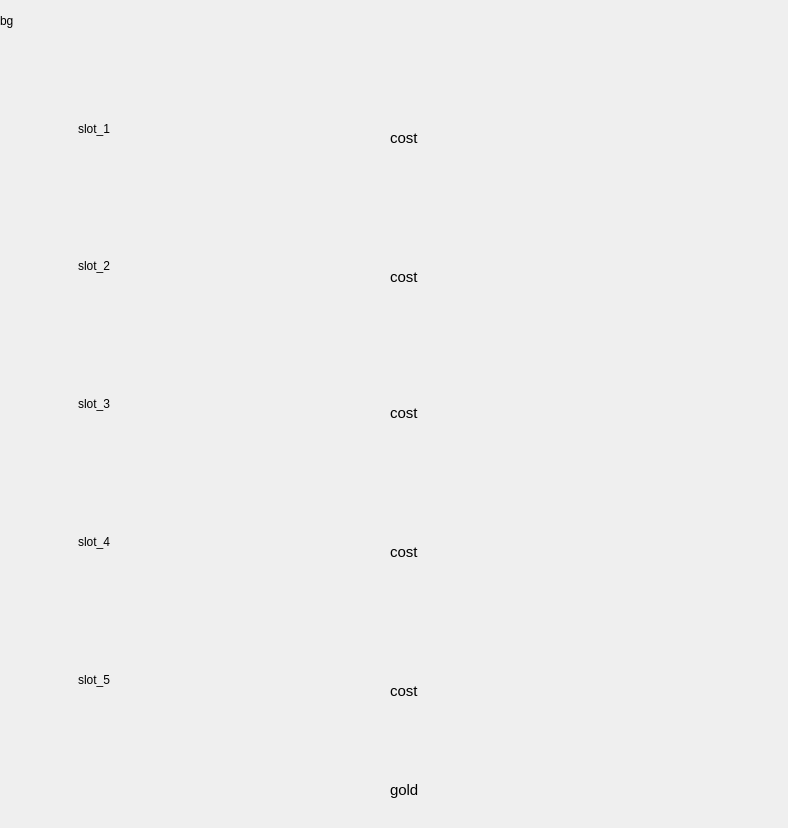
<?xml version="1.0" encoding="UTF-8"?>
<ui version="4.0">
 <class>HireMenu</class>
 <widget class="QMainWindow" name="HireMenu">
  <property name="geometry">
   <rect>
    <x>0</x>
    <y>0</y>
    <width>788</width>
    <height>828</height>
   </rect>
  </property>
  <property name="windowTitle">
   <string>HireMenu</string>
  </property>
  <widget class="QWidget" name="centralwidget">
   <widget class="QLabel" name="slot2">
    <property name="geometry">
     <rect>
      <x>78</x>
      <y>202</y>
      <width>105</width>
      <height>127</height>
     </rect>
    </property>
    <property name="frameShape">
     <enum>QFrame::NoFrame</enum>
    </property>
    <property name="frameShadow">
     <enum>QFrame::Raised</enum>
    </property>
    <property name="lineWidth">
     <number>1</number>
    </property>
    <property name="midLineWidth">
     <number>0</number>
    </property>
    <property name="text">
     <string>slot_2</string>
    </property>
   </widget>
   <widget class="QPushButton" name="pushButtonSlot1">
    <property name="geometry">
     <rect>
      <x>78</x>
      <y>65</y>
      <width>105</width>
      <height>127</height>
     </rect>
    </property>
    <property name="text">
     <string/>
    </property>
    <property name="flat">
     <bool>true</bool>
    </property>
   </widget>
   <widget class="QLabel" name="slot5">
    <property name="geometry">
     <rect>
      <x>78</x>
      <y>616</y>
      <width>105</width>
      <height>127</height>
     </rect>
    </property>
    <property name="frameShape">
     <enum>QFrame::NoFrame</enum>
    </property>
    <property name="frameShadow">
     <enum>QFrame::Raised</enum>
    </property>
    <property name="lineWidth">
     <number>1</number>
    </property>
    <property name="midLineWidth">
     <number>0</number>
    </property>
    <property name="text">
     <string>slot_5</string>
    </property>
   </widget>
   <widget class="QLabel" name="slot3">
    <property name="geometry">
     <rect>
      <x>78</x>
      <y>340</y>
      <width>105</width>
      <height>127</height>
     </rect>
    </property>
    <property name="frameShape">
     <enum>QFrame::NoFrame</enum>
    </property>
    <property name="frameShadow">
     <enum>QFrame::Raised</enum>
    </property>
    <property name="lineWidth">
     <number>1</number>
    </property>
    <property name="midLineWidth">
     <number>0</number>
    </property>
    <property name="text">
     <string>slot_3</string>
    </property>
   </widget>
   <widget class="QLabel" name="slot4">
    <property name="geometry">
     <rect>
      <x>78</x>
      <y>478</y>
      <width>105</width>
      <height>127</height>
     </rect>
    </property>
    <property name="frameShape">
     <enum>QFrame::NoFrame</enum>
    </property>
    <property name="frameShadow">
     <enum>QFrame::Raised</enum>
    </property>
    <property name="lineWidth">
     <number>1</number>
    </property>
    <property name="midLineWidth">
     <number>0</number>
    </property>
    <property name="text">
     <string>slot_4</string>
    </property>
   </widget>
   <widget class="QPushButton" name="pushButtonSlot3">
    <property name="geometry">
     <rect>
      <x>78</x>
      <y>340</y>
      <width>105</width>
      <height>127</height>
     </rect>
    </property>
    <property name="text">
     <string/>
    </property>
    <property name="flat">
     <bool>true</bool>
    </property>
   </widget>
   <widget class="QPushButton" name="pushButtonSlot5">
    <property name="geometry">
     <rect>
      <x>78</x>
      <y>616</y>
      <width>105</width>
      <height>127</height>
     </rect>
    </property>
    <property name="text">
     <string/>
    </property>
    <property name="flat">
     <bool>true</bool>
    </property>
   </widget>
   <widget class="QPushButton" name="pushButtonSlot4">
    <property name="geometry">
     <rect>
      <x>78</x>
      <y>478</y>
      <width>105</width>
      <height>127</height>
     </rect>
    </property>
    <property name="text">
     <string/>
    </property>
    <property name="flat">
     <bool>true</bool>
    </property>
   </widget>
   <widget class="QLabel" name="slot1">
    <property name="geometry">
     <rect>
      <x>78</x>
      <y>65</y>
      <width>105</width>
      <height>127</height>
     </rect>
    </property>
    <property name="frameShape">
     <enum>QFrame::NoFrame</enum>
    </property>
    <property name="frameShadow">
     <enum>QFrame::Raised</enum>
    </property>
    <property name="lineWidth">
     <number>1</number>
    </property>
    <property name="midLineWidth">
     <number>0</number>
    </property>
    <property name="text">
     <string>slot_1</string>
    </property>
   </widget>
   <widget class="QPushButton" name="pushButtonSlot2">
    <property name="geometry">
     <rect>
      <x>78</x>
      <y>202</y>
      <width>105</width>
      <height>127</height>
     </rect>
    </property>
    <property name="text">
     <string/>
    </property>
    <property name="flat">
     <bool>true</bool>
    </property>
   </widget>
   <widget class="QLabel" name="gifLabel1">
    <property name="geometry">
     <rect>
      <x>486</x>
      <y>65</y>
      <width>201</width>
      <height>127</height>
     </rect>
    </property>
    <property name="sizePolicy">
     <sizepolicy hsizetype="Preferred" vsizetype="Preferred">
      <horstretch>0</horstretch>
      <verstretch>0</verstretch>
     </sizepolicy>
    </property>
    <property name="frameShape">
     <enum>QFrame::Panel</enum>
    </property>
    <property name="frameShadow">
     <enum>QFrame::Sunken</enum>
    </property>
    <property name="lineWidth">
     <number>0</number>
    </property>
    <property name="text">
     <string/>
    </property>
    <property name="scaledContents">
     <bool>false</bool>
    </property>
    <property name="alignment">
     <set>Qt::AlignCenter</set>
    </property>
   </widget>
   <widget class="QLabel" name="gifLabel2">
    <property name="geometry">
     <rect>
      <x>486</x>
      <y>202</y>
      <width>201</width>
      <height>127</height>
     </rect>
    </property>
    <property name="frameShape">
     <enum>QFrame::Panel</enum>
    </property>
    <property name="frameShadow">
     <enum>QFrame::Sunken</enum>
    </property>
    <property name="lineWidth">
     <number>0</number>
    </property>
    <property name="text">
     <string/>
    </property>
    <property name="scaledContents">
     <bool>false</bool>
    </property>
    <property name="alignment">
     <set>Qt::AlignCenter</set>
    </property>
   </widget>
   <widget class="QLabel" name="gifLabel3">
    <property name="geometry">
     <rect>
      <x>486</x>
      <y>340</y>
      <width>201</width>
      <height>127</height>
     </rect>
    </property>
    <property name="frameShape">
     <enum>QFrame::Panel</enum>
    </property>
    <property name="frameShadow">
     <enum>QFrame::Sunken</enum>
    </property>
    <property name="lineWidth">
     <number>0</number>
    </property>
    <property name="text">
     <string/>
    </property>
    <property name="scaledContents">
     <bool>false</bool>
    </property>
    <property name="alignment">
     <set>Qt::AlignCenter</set>
    </property>
   </widget>
   <widget class="QLabel" name="gifLabel4">
    <property name="geometry">
     <rect>
      <x>486</x>
      <y>478</y>
      <width>201</width>
      <height>127</height>
     </rect>
    </property>
    <property name="frameShape">
     <enum>QFrame::Panel</enum>
    </property>
    <property name="frameShadow">
     <enum>QFrame::Sunken</enum>
    </property>
    <property name="lineWidth">
     <number>0</number>
    </property>
    <property name="text">
     <string/>
    </property>
    <property name="scaledContents">
     <bool>false</bool>
    </property>
    <property name="alignment">
     <set>Qt::AlignCenter</set>
    </property>
   </widget>
   <widget class="QLabel" name="gifLabel5">
    <property name="geometry">
     <rect>
      <x>486</x>
      <y>616</y>
      <width>201</width>
      <height>127</height>
     </rect>
    </property>
    <property name="sizePolicy">
     <sizepolicy hsizetype="Preferred" vsizetype="Preferred">
      <horstretch>0</horstretch>
      <verstretch>0</verstretch>
     </sizepolicy>
    </property>
    <property name="frameShape">
     <enum>QFrame::Panel</enum>
    </property>
    <property name="frameShadow">
     <enum>QFrame::Sunken</enum>
    </property>
    <property name="lineWidth">
     <number>0</number>
    </property>
    <property name="text">
     <string/>
    </property>
    <property name="scaledContents">
     <bool>false</bool>
    </property>
    <property name="alignment">
     <set>Qt::AlignCenter</set>
    </property>
   </widget>
   <widget class="QPushButton" name="pushButtonBack">
    <property name="geometry">
     <rect>
      <x>700</x>
      <y>766</y>
      <width>60</width>
      <height>60</height>
     </rect>
    </property>
    <property name="toolTip">
     <string>Закрыть</string>
    </property>
    <property name="autoFillBackground">
     <bool>false</bool>
    </property>
    <property name="text">
     <string/>
    </property>
    <property name="flat">
     <bool>true</bool>
    </property>
   </widget>
   <widget class="QLabel" name="hireMenuBG">
    <property name="geometry">
     <rect>
      <x>0</x>
      <y>0</y>
      <width>41</width>
      <height>41</height>
     </rect>
    </property>
    <property name="maximumSize">
     <size>
      <width>788</width>
      <height>828</height>
     </size>
    </property>
    <property name="text">
     <string>bg</string>
    </property>
   </widget>
   <widget class="QLabel" name="slotFrame1">
    <property name="geometry">
     <rect>
      <x>67</x>
      <y>54</y>
      <width>125</width>
      <height>149</height>
     </rect>
    </property>
    <property name="frameShape">
     <enum>QFrame::Panel</enum>
    </property>
    <property name="frameShadow">
     <enum>QFrame::Raised</enum>
    </property>
    <property name="lineWidth">
     <number>0</number>
    </property>
    <property name="midLineWidth">
     <number>0</number>
    </property>
    <property name="text">
     <string/>
    </property>
   </widget>
   <widget class="QLabel" name="slotFrame2">
    <property name="geometry">
     <rect>
      <x>67</x>
      <y>191</y>
      <width>125</width>
      <height>150</height>
     </rect>
    </property>
    <property name="frameShape">
     <enum>QFrame::Panel</enum>
    </property>
    <property name="frameShadow">
     <enum>QFrame::Raised</enum>
    </property>
    <property name="lineWidth">
     <number>0</number>
    </property>
    <property name="midLineWidth">
     <number>0</number>
    </property>
    <property name="text">
     <string/>
    </property>
   </widget>
   <widget class="QLabel" name="slotFrame3">
    <property name="geometry">
     <rect>
      <x>67</x>
      <y>329</y>
      <width>125</width>
      <height>150</height>
     </rect>
    </property>
    <property name="frameShape">
     <enum>QFrame::Panel</enum>
    </property>
    <property name="frameShadow">
     <enum>QFrame::Raised</enum>
    </property>
    <property name="lineWidth">
     <number>0</number>
    </property>
    <property name="midLineWidth">
     <number>0</number>
    </property>
    <property name="text">
     <string/>
    </property>
   </widget>
   <widget class="QLabel" name="slotFrame4">
    <property name="geometry">
     <rect>
      <x>67</x>
      <y>467</y>
      <width>125</width>
      <height>150</height>
     </rect>
    </property>
    <property name="frameShape">
     <enum>QFrame::Panel</enum>
    </property>
    <property name="frameShadow">
     <enum>QFrame::Raised</enum>
    </property>
    <property name="lineWidth">
     <number>0</number>
    </property>
    <property name="midLineWidth">
     <number>0</number>
    </property>
    <property name="text">
     <string/>
    </property>
   </widget>
   <widget class="QLabel" name="slotFrame5">
    <property name="geometry">
     <rect>
      <x>67</x>
      <y>605</y>
      <width>125</width>
      <height>150</height>
     </rect>
    </property>
    <property name="frameShape">
     <enum>QFrame::Panel</enum>
    </property>
    <property name="frameShadow">
     <enum>QFrame::Raised</enum>
    </property>
    <property name="lineWidth">
     <number>0</number>
    </property>
    <property name="midLineWidth">
     <number>0</number>
    </property>
    <property name="text">
     <string/>
    </property>
   </widget>
   <widget class="QLabel" name="costUnit1">
    <property name="geometry">
     <rect>
      <x>390</x>
      <y>128</y>
      <width>71</width>
      <height>20</height>
     </rect>
    </property>
    <property name="font">
     <font>
      <family>Arial</family>
      <pointsize>11</pointsize>
      <weight>50</weight>
      <bold>false</bold>
     </font>
    </property>
    <property name="text">
     <string>cost</string>
    </property>
   </widget>
   <widget class="QLabel" name="costUnit2">
    <property name="geometry">
     <rect>
      <x>390</x>
      <y>267</y>
      <width>71</width>
      <height>20</height>
     </rect>
    </property>
    <property name="font">
     <font>
      <family>Arial</family>
      <pointsize>11</pointsize>
      <weight>50</weight>
      <bold>false</bold>
     </font>
    </property>
    <property name="text">
     <string>cost</string>
    </property>
   </widget>
   <widget class="QLabel" name="costUnit3">
    <property name="geometry">
     <rect>
      <x>390</x>
      <y>403</y>
      <width>71</width>
      <height>20</height>
     </rect>
    </property>
    <property name="font">
     <font>
      <family>Arial</family>
      <pointsize>11</pointsize>
      <weight>50</weight>
      <bold>false</bold>
     </font>
    </property>
    <property name="text">
     <string>cost</string>
    </property>
   </widget>
   <widget class="QLabel" name="costUnit4">
    <property name="geometry">
     <rect>
      <x>390</x>
      <y>542</y>
      <width>71</width>
      <height>20</height>
     </rect>
    </property>
    <property name="font">
     <font>
      <family>Arial</family>
      <pointsize>11</pointsize>
      <weight>50</weight>
      <bold>false</bold>
     </font>
    </property>
    <property name="text">
     <string>cost</string>
    </property>
   </widget>
   <widget class="QLabel" name="costUnit5">
    <property name="geometry">
     <rect>
      <x>390</x>
      <y>681</y>
      <width>71</width>
      <height>20</height>
     </rect>
    </property>
    <property name="font">
     <font>
      <family>Arial</family>
      <pointsize>11</pointsize>
      <weight>50</weight>
      <bold>false</bold>
     </font>
    </property>
    <property name="text">
     <string>cost</string>
    </property>
   </widget>
   <widget class="QPushButton" name="pushButtonBuy">
    <property name="geometry">
     <rect>
      <x>630</x>
      <y>766</y>
      <width>60</width>
      <height>60</height>
     </rect>
    </property>
    <property name="toolTip">
     <string>Нанять</string>
    </property>
    <property name="autoFillBackground">
     <bool>false</bool>
    </property>
    <property name="text">
     <string/>
    </property>
    <property name="flat">
     <bool>true</bool>
    </property>
   </widget>
   <widget class="QPushButton" name="pushButtonSelect1">
    <property name="geometry">
     <rect>
      <x>60</x>
      <y>54</y>
      <width>670</width>
      <height>149</height>
     </rect>
    </property>
    <property name="text">
     <string/>
    </property>
    <property name="checkable">
     <bool>false</bool>
    </property>
    <property name="flat">
     <bool>true</bool>
    </property>
   </widget>
   <widget class="QPushButton" name="pushButtonSelect2">
    <property name="geometry">
     <rect>
      <x>60</x>
      <y>191</y>
      <width>670</width>
      <height>150</height>
     </rect>
    </property>
    <property name="text">
     <string/>
    </property>
    <property name="flat">
     <bool>true</bool>
    </property>
   </widget>
   <widget class="QLabel" name="labelSelected1">
    <property name="enabled">
     <bool>true</bool>
    </property>
    <property name="geometry">
     <rect>
      <x>60</x>
      <y>54</y>
      <width>661</width>
      <height>149</height>
     </rect>
    </property>
    <property name="frameShape">
     <enum>QFrame::Box</enum>
    </property>
    <property name="lineWidth">
     <number>0</number>
    </property>
    <property name="text">
     <string/>
    </property>
   </widget>
   <widget class="QLabel" name="labelSelected2">
    <property name="enabled">
     <bool>true</bool>
    </property>
    <property name="geometry">
     <rect>
      <x>60</x>
      <y>191</y>
      <width>670</width>
      <height>150</height>
     </rect>
    </property>
    <property name="frameShape">
     <enum>QFrame::Box</enum>
    </property>
    <property name="lineWidth">
     <number>0</number>
    </property>
    <property name="text">
     <string/>
    </property>
   </widget>
   <widget class="QLabel" name="labelSelected3">
    <property name="enabled">
     <bool>true</bool>
    </property>
    <property name="geometry">
     <rect>
      <x>60</x>
      <y>329</y>
      <width>670</width>
      <height>150</height>
     </rect>
    </property>
    <property name="frameShape">
     <enum>QFrame::Box</enum>
    </property>
    <property name="lineWidth">
     <number>0</number>
    </property>
    <property name="text">
     <string/>
    </property>
   </widget>
   <widget class="QLabel" name="labelSelected4">
    <property name="enabled">
     <bool>true</bool>
    </property>
    <property name="geometry">
     <rect>
      <x>60</x>
      <y>467</y>
      <width>670</width>
      <height>150</height>
     </rect>
    </property>
    <property name="frameShape">
     <enum>QFrame::Box</enum>
    </property>
    <property name="lineWidth">
     <number>0</number>
    </property>
    <property name="text">
     <string/>
    </property>
   </widget>
   <widget class="QLabel" name="labelSelected5">
    <property name="enabled">
     <bool>true</bool>
    </property>
    <property name="geometry">
     <rect>
      <x>60</x>
      <y>605</y>
      <width>670</width>
      <height>150</height>
     </rect>
    </property>
    <property name="frameShape">
     <enum>QFrame::Box</enum>
    </property>
    <property name="lineWidth">
     <number>0</number>
    </property>
    <property name="text">
     <string/>
    </property>
   </widget>
   <widget class="QPushButton" name="pushButtonSelect3">
    <property name="geometry">
     <rect>
      <x>60</x>
      <y>329</y>
      <width>670</width>
      <height>150</height>
     </rect>
    </property>
    <property name="text">
     <string/>
    </property>
    <property name="flat">
     <bool>true</bool>
    </property>
   </widget>
   <widget class="QPushButton" name="pushButtonSelect4">
    <property name="geometry">
     <rect>
      <x>60</x>
      <y>467</y>
      <width>670</width>
      <height>150</height>
     </rect>
    </property>
    <property name="text">
     <string/>
    </property>
    <property name="flat">
     <bool>true</bool>
    </property>
   </widget>
   <widget class="QPushButton" name="pushButtonSelect5">
    <property name="geometry">
     <rect>
      <x>60</x>
      <y>605</y>
      <width>670</width>
      <height>150</height>
     </rect>
    </property>
    <property name="text">
     <string/>
    </property>
    <property name="flat">
     <bool>true</bool>
    </property>
   </widget>
   <widget class="QLabel" name="gold">
    <property name="geometry">
     <rect>
      <x>390</x>
      <y>780</y>
      <width>71</width>
      <height>20</height>
     </rect>
    </property>
    <property name="font">
     <font>
      <family>Arial</family>
      <pointsize>11</pointsize>
      <weight>50</weight>
      <bold>false</bold>
     </font>
    </property>
    <property name="text">
     <string>gold</string>
    </property>
   </widget>
   <zorder>hireMenuBG</zorder>
   <zorder>costUnit3</zorder>
   <zorder>costUnit5</zorder>
   <zorder>costUnit2</zorder>
   <zorder>costUnit4</zorder>
   <zorder>costUnit1</zorder>
   <zorder>slotFrame5</zorder>
   <zorder>slotFrame4</zorder>
   <zorder>slotFrame3</zorder>
   <zorder>slotFrame2</zorder>
   <zorder>slotFrame1</zorder>
   <zorder>slot1</zorder>
   <zorder>slot2</zorder>
   <zorder>slot3</zorder>
   <zorder>slot4</zorder>
   <zorder>slot5</zorder>
   <zorder>pushButtonBack</zorder>
   <zorder>pushButtonBuy</zorder>
   <zorder>gold</zorder>
   <zorder>labelSelected5</zorder>
   <zorder>labelSelected3</zorder>
   <zorder>labelSelected1</zorder>
   <zorder>labelSelected4</zorder>
   <zorder>labelSelected2</zorder>
   <zorder>gifLabel5</zorder>
   <zorder>gifLabel1</zorder>
   <zorder>gifLabel3</zorder>
   <zorder>gifLabel2</zorder>
   <zorder>gifLabel4</zorder>
   <zorder>pushButtonSelect1</zorder>
   <zorder>pushButtonSelect4</zorder>
   <zorder>pushButtonSelect5</zorder>
   <zorder>pushButtonSelect2</zorder>
   <zorder>pushButtonSelect3</zorder>
   <zorder>pushButtonSlot1</zorder>
   <zorder>pushButtonSlot4</zorder>
   <zorder>pushButtonSlot5</zorder>
   <zorder>pushButtonSlot3</zorder>
   <zorder>pushButtonSlot2</zorder>
  </widget>
 </widget>
 <resources/>
 <connections/>
</ui>
